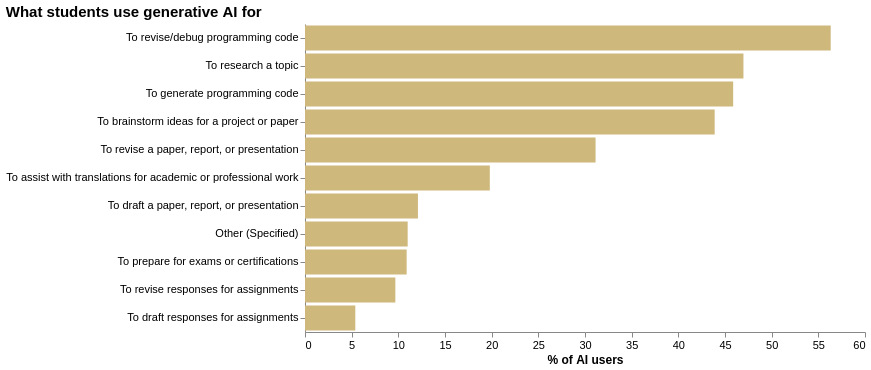

The cell this chart's notebook holds for it:
### Code cell
# What students use AI for (multiselect) — share among those who saw the battery (AI users)
answered = raw_survey[purpose_cols].notna().any(axis=1)

use_label = {
        "GS1302_GSGGAI_1" : "To research a topic",
        "GS1302_GSGGAI_4" : "To brainstorm ideas for a project or paper",
        "GS1302_GSGGAI_5" : "To draft a paper, report, or presentation",
        "GS1302_GSGGAI_6" : "To revise a paper, report, or presentation",
        "GS1302_GSGGAI_7" : "To draft responses for assignments",
        "GS1302_GSGGAI_8"  : "To revise responses for assignments", 
        "GS1302_GSGGAI_9" : "To generate programming code",
        "GS1302_GSGGAI_10" : "To revise/debug programming code",
        "GS1302_GSGGAI_11" : "To prepare for exams or certifications",
        "GS1302_GSGGAI_12" : "To assist with translations for academic or professional work",
        "GS1302_GSGGAI_999" : "Other (Specified)"} # <- Qualtrics other value
purpose = (raw_survey.loc[answered, purpose_cols].eq("Checked").mean()
           .mul(100).rename("Percent").rename_axis("code").reset_index())
purpose["Purpose"] = purpose["code"].map(use_label)

display(show_table(purpose[["Purpose", "Percent"]].sort_values("Percent", ascending=False),
                   title="Purposes of AI use (share of AI users)", hide_index=True))

alt.Chart(purpose).mark_bar(color=CU_GOLD).encode(
    y=alt.Y("Purpose:N", sort="-x", title=None),
    x=alt.X("Percent:Q", title="% of AI users"),
    tooltip=["Purpose", alt.Tooltip("Percent:Q", format=".1f")],
).properties(width=560, height=28 * len(purpose), title="What students use generative AI for")

### Figure 1 — Vega-Lite specification as saved in the notebook (floating-point values rounded to 4 significant figures)
{"config": {"view": {"stroke": null}, "axis": {"grid": false, "labelColor": "#000000", "titleColor": "#000000", "labelFontSize": 11, "titleFontSize": 12, "labelLimit": 500}, "title": {"anchor": "start", "color": "#000000", "fontSize": 15}, "legend": {"labelFontSize": 11, "titleFontSize": 12}, "range": {"category": ["#CFB87C", "#565A5C", "#000000", "#9EA2A2", "#7A6F52"]}}, "data": {"name": "data-dd3210e81ea7536c16f767d35b8b6bd8"}, "mark": {"type": "bar", "color": "#CFB87C"}, "encoding": {"tooltip": [{"field": "Purpose", "type": "nominal"}, {"field": "Percent", "format": ".1f", "type": "quantitative"}], "x": {"field": "Percent", "title": "% of AI users", "type": "quantitative"}, "y": {"field": "Purpose", "sort": "-x", "title": null, "type": "nominal"}}, "height": 308, "title": "What students use generative AI for", "width": 560, "$schema": "https://vega.github.io/schema/vega-lite/v6.4.1.json", "datasets": {"data-dd3210e81ea7536c16f767d35b8b6bd8": [{"code": "GS1302_GSGGAI_1", "Percent": 46.97, "Purpose": "To research a topic"}, {"code": "GS1302_GSGGAI_4", "Percent": 43.89, "Purpose": "To brainstorm ideas for a project or paper"}, {"code": "GS1302_GSGGAI_5", "Percent": 12.1, "Purpose": "To draft a paper, report, or presentation"}, {"code": "GS1302_GSGGAI_6", "Percent": 31.13, "Purpose": "To revise a paper, report, or presentation"}, {"code": "GS1302_GSGGAI_7", "Percent": 5.391, "Purpose": "To draft responses for assignments"}, {"code": "GS1302_GSGGAI_8", "Percent": 9.681, "Purpose": "To revise responses for assignments"}, {"code": "GS1302_GSGGAI_9", "Percent": 45.87, "Purpose": "To generate programming code"}, {"code": "GS1302_GSGGAI_10", "Percent": 56.33, "Purpose": "To revise/debug programming code"}, {"code": "GS1302_GSGGAI_11", "Percent": 10.89, "Purpose": "To prepare for exams or certifications"}, {"code": "GS1302_GSGGAI_12", "Percent": 19.8, "Purpose": "To assist with translations for academic or professional work"}, {"code": "GS1302_GSGGAI_999", "Percent": 11.0, "Purpose": "Other (Specified)"}]}}
